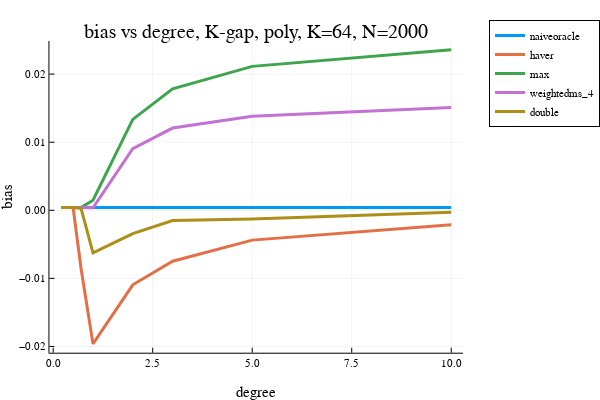

The notebook cell saved with this chart:
### Code cell
x = opt.degree_ary
i = 1; plot(x, bias[:,i], label=estimator_names[i], linewidth=3)
i = 2; plot!(x, bias[:,i], label=estimator_names[i], linewidth=3)
# i = 3; plot!(x, bias[:,i], label=estimator_names[i], linewidth=3)
i = 4; plot!(x, bias[:,i], label=estimator_names[i], linewidth=3)
i = 5; plot!(x, bias[:,i], label=estimator_names[i], linewidth=3)
i = 6; plot!(x, bias[:,i], label=estimator_names[i], linewidth=3)
plot!(xlabel="degree", ylabel="bias", legend=:outertopright)  
title!("bias vs degree, K-gap, poly, K=64, N=2000")

### Figure 1 — Plotly figure (JSON) as saved in the notebook; plotly's stock layout.template omitted (floating-point values rounded to 4 significant figures)
{"data": [{"colorbar": {"title": {"text": ""}}, "legendgroup": "naiveoracle", "line": {"color": "rgba(0, 154, 250, 1.000)", "dash": "solid", "shape": "linear", "width": 3}, "mode": "lines", "name": "naiveoracle", "showlegend": true, "type": "scatter", "x": [0.2, 0.5, 0.7, 1, 2, 3, 5, 10], "xaxis": "x", "y": [0.0004075, 0.0004075, 0.0004075, 0.0004075, 0.0004075, 0.0004075, 0.0004075, 0.0004075], "yaxis": "y", "zmax": null, "zmin": null}, {"colorbar": {"title": {"text": ""}}, "legendgroup": "haver", "line": {"color": "rgba(227, 111, 71, 1.000)", "dash": "solid", "shape": "linear", "width": 3}, "mode": "lines", "name": "haver", "showlegend": true, "type": "scatter", "x": [0.2, 0.5, 0.7, 1, 2, 3, 5, 10], "xaxis": "x", "y": [0.0004075, 0.0004075, -0.008547, -0.01962, -0.01095, -0.007476, -0.00438, -0.002115], "yaxis": "y", "zmax": null, "zmin": null}, {"colorbar": {"title": {"text": ""}}, "legendgroup": "max", "line": {"color": "rgba(62, 164, 78, 1.000)", "dash": "solid", "shape": "linear", "width": 3}, "mode": "lines", "name": "max", "showlegend": true, "type": "scatter", "x": [0.2, 0.5, 0.7, 1, 2, 3, 5, 10], "xaxis": "x", "y": [0.0004075, 0.0004075, 0.0004075, 0.001481, 0.01335, 0.01783, 0.02114, 0.02356], "yaxis": "y", "zmax": null, "zmin": null}, {"colorbar": {"title": {"text": ""}}, "legendgroup": "weightedms_4", "line": {"color": "rgba(195, 113, 210, 1.000)", "dash": "solid", "shape": "linear", "width": 3}, "mode": "lines", "name": "weightedms_4", "showlegend": true, "type": "scatter", "x": [0.2, 0.5, 0.7, 1, 2, 3, 5, 10], "xaxis": "x", "y": [0.0004075, 0.0004075, 0.0003746, 0.0003737, 0.00906, 0.01208, 0.01383, 0.01508], "yaxis": "y", "zmax": null, "zmin": null}, {"colorbar": {"title": {"text": ""}}, "legendgroup": "double", "line": {"color": "rgba(172, 142, 24, 1.000)", "dash": "solid", "shape": "linear", "width": 3}, "mode": "lines", "name": "double", "showlegend": true, "type": "scatter", "x": [0.2, 0.5, 0.7, 1, 2, 3, 5, 10], "xaxis": "x", "y": [0.0004075, 0.0004075, 0.0002948, -0.006266, -0.003425, -0.001511, -0.001261, -0.0002717], "yaxis": "y", "zmax": null, "zmin": null}], "layout": {"annotations": [{"font": {"color": "rgba(0, 0, 0, 1)", "family": "sans-serif", "size": 20}, "rotation": 0, "showarrow": false, "text": "bias vs degree, K-gap, poly, K=64, N=2000", "x": 0.5498, "xanchor": "center", "xref": "paper", "y": 1, "yanchor": "top", "yref": "paper"}], "height": 400, "legend": {"bgcolor": "rgba(255, 255, 255, 1.000)", "bordercolor": "rgba(0, 0, 0, 1)", "borderwidth": 1, "font": {"color": "rgba(0, 0, 0, 1)", "family": "sans-serif", "size": 11}, "title": {"font": {"color": "rgba(0, 0, 0, 1)", "family": "sans-serif", "size": 15}, "text": ""}, "tracegroupgap": 0, "traceorder": "normal", "x": 1.05, "xanchor": "upper", "y": 1, "yanchor": "right"}, "margin": {"b": 20, "l": 0, "r": 0, "t": 20}, "paper_bgcolor": "rgba(255, 255, 255, 1.000)", "plot_bgcolor": "rgba(255, 255, 255, 1.000)", "showlegend": true, "width": 600, "xaxis": {"anchor": "y", "domain": [0.1061, 0.9934], "gridcolor": "rgba(0, 0, 0, 0.1)", "gridwidth": 0.5, "linecolor": "rgba(0, 0, 0, 1)", "mirror": false, "range": [-0.094, 10.29], "showgrid": true, "showline": true, "showticklabels": true, "tickangle": 0, "tickcolor": "rgb(0, 0, 0)", "tickfont": {"color": "rgba(0, 0, 0, 1)", "family": "sans-serif", "size": 11}, "tickmode": "array", "ticks": "inside", "ticktext": ["0.0", "2.5", "5.0", "7.5", "10.0"], "tickvals": [0, 2.5, 5, 7.5, 10], "title": {"font": {"color": "rgba(0, 0, 0, 1)", "family": "sans-serif", "size": 15}, "text": "degree"}, "type": "linear", "visible": true, "zeroline": false, "zerolinecolor": "rgba(0, 0, 0, 1)"}, "yaxis": {"anchor": "x", "domain": [0.07581, 0.9415], "gridcolor": "rgba(0, 0, 0, 0.1)", "gridwidth": 0.5, "linecolor": "rgba(0, 0, 0, 1)", "mirror": false, "range": [-0.02092, 0.02486], "showgrid": true, "showline": true, "showticklabels": true, "tickangle": 0, "tickcolor": "rgb(0, 0, 0)", "tickfont": {"color": "rgba(0, 0, 0, 1)", "family": "sans-serif", "size": 11}, "tickmode": "array", "ticks": "inside", "ticktext": ["−0.02", "−0.01", "0.00", "0.01", "0.02"], "tickvals": [-0.02, -0.01, 0, 0.01, 0.02], "title": {"font": {"color": "rgba(0, 0, 0, 1)", "family": "sans-serif", "size": 15}, "text": "bias"}, "type": "linear", "visible": true, "zeroline": false, "zerolinecolor": "rgba(0, 0, 0, 1)"}}}
